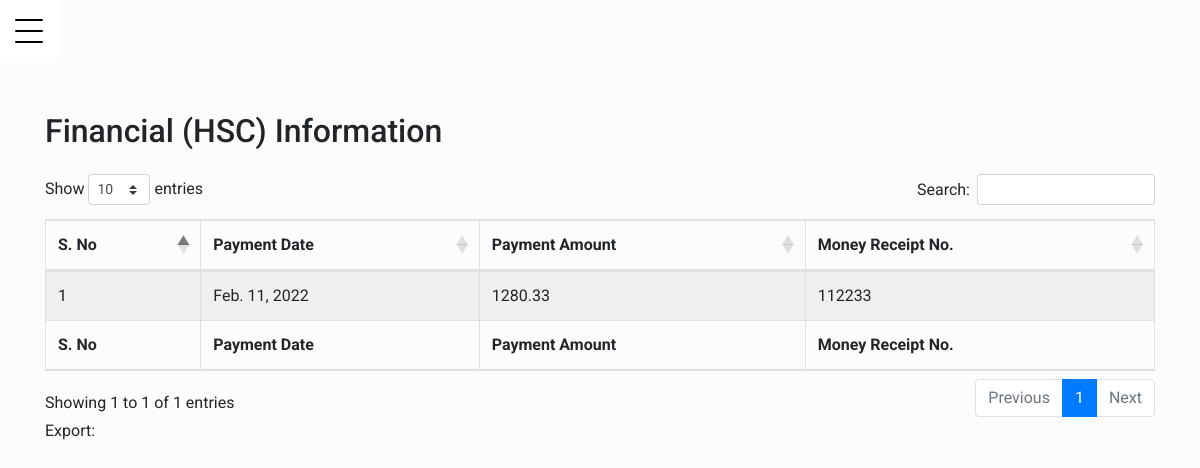
Screenshot of /student_portal/financialcollege/ (signed in) with the database file from the repository.
### std_portal/models.py (models this page shows, shortened)
class FinancialCollege(models.Model):
    student = models.ForeignKey(StudentRegistrationCollage, on_delete=models.CASCADE, null=True)
    payment_date = models.DateField(null=True,default=now)
    payment_amount = models.FloatField(null=True,default=0.0)
    money_receipt_no = models.CharField(max_length=120, null=True)
    comment = models.CharField(max_length=120, blank=True, null=True)
    class Meta:
        verbose_name = 'Financial (HSC)'
        verbose_name_plural = 'Financial (HSC)'

### std_portal/views.py (the view)
# urls.py: path('financialcollege/',views.financial_college_view,name='financialcollege'),
@login_required(login_url='login')
def financial_college_view(request):
    clgFinancialObj = FinancialCollege.objects.filter(student = request.user.studentregistrationcollage)
    context = {
        'clgFinancialObj': clgFinancialObj
    }
    return render(request, 'std_portal/financialclg.html',context)

### std_portal/custom_context_processor.py (called while the page is built)
def get_profile_image(request):
    student = ''
    if hasattr(request.user, 'studentregistrationuni' ):
        student = 'uni'
    elif hasattr(request.user, 'studentregistrationcollage'):
        student = 'clg'
    context = {
        'student': student
    }
    return context

### std_portal/templates/std_portal/financialclg.html (shortened to what this page needs)
{% extends 'std_portal/base.html' %}
{% load static %}
{% block main %}
<div class="row justify-content-center">
    <div class="col-md-12 mb-3">
        <h2>Financial (HSC) Information</h2>
    </div>
    <div class="col-md-12 table-responsive">
        <table id="example" class="table table-striped table-bordered" style="width:100%">
            <thead>
                <tr>
                    <th>S. No</th>
                    <th>Payment Date</th>
                    <th>Payment Amount</th>
                    <th>Money Receipt No.</th>
                </tr>
            </thead>
            <tbody>
                {% for obj in clgFinancialObj %}
                <tr>
                    <td>{{ forloop.counter }}</td>
                    <td>{{obj.payment_date}}</td>
                    <td>{{obj.payment_amount}}</td>
                    <td>{{obj.money_receipt_no}}</td>
                </tr>
                {% endfor %}
            </tbody>
            <tfoot>
                <tr>
                    <th>S. No</th>
                    <th>Payment Date</th>
                    <th>Payment Amount</th>
                    <th>Money Receipt No.</th>
                </tr>
            </tfoot>
        </table>
    </div>
    <div class="col-md-12">
        <div class="export">
            <span>Export: </span>
        </div>
    </div>
</div>
{% endblock main %}

### static/assets/std_portal/css/style.css (style rules this page uses)
body { font-family: "Roboto", -apple-system, BlinkMacSystemFont, "Segoe UI", Roboto, "Helvetica Neue", Arial, "Noto Sans", sans-serif, "Apple Color Emoji", "Segoe UI Emoji", "Segoe UI Symbol", "Noto Color Emoji"; background-color: #fcfcfc; }
h1, h2, h3, h4, h5, h6, .h1, .h2, .h3, .h4, .h5, .h6 { font-family: "Roboto", -apple-system, BlinkMacSystemFont, "Segoe UI", Roboto, "Helvetica Neue", Arial, "Noto Sans", sans-serif, "Apple Color Emoji", "Segoe UI Emoji", "Segoe UI Symbol", "Noto Color Emoji"; }
body { position: relative; }
body:before { position: fixed; content: ""; z-index: 1; top: 0; left: 0; right: 0; bottom: 0; background-color: rgba(0, 0, 0, 0.25); opacity: 0; visibility: hidden; -webkit-transition: .3s all ease-in-out; transition: .3s all ease-in-out; }

### rows the page displays
FinancialCollege: payment_date "Feb. 11, 2022", payment_amount "1280.33", money_receipt_no "112233"
